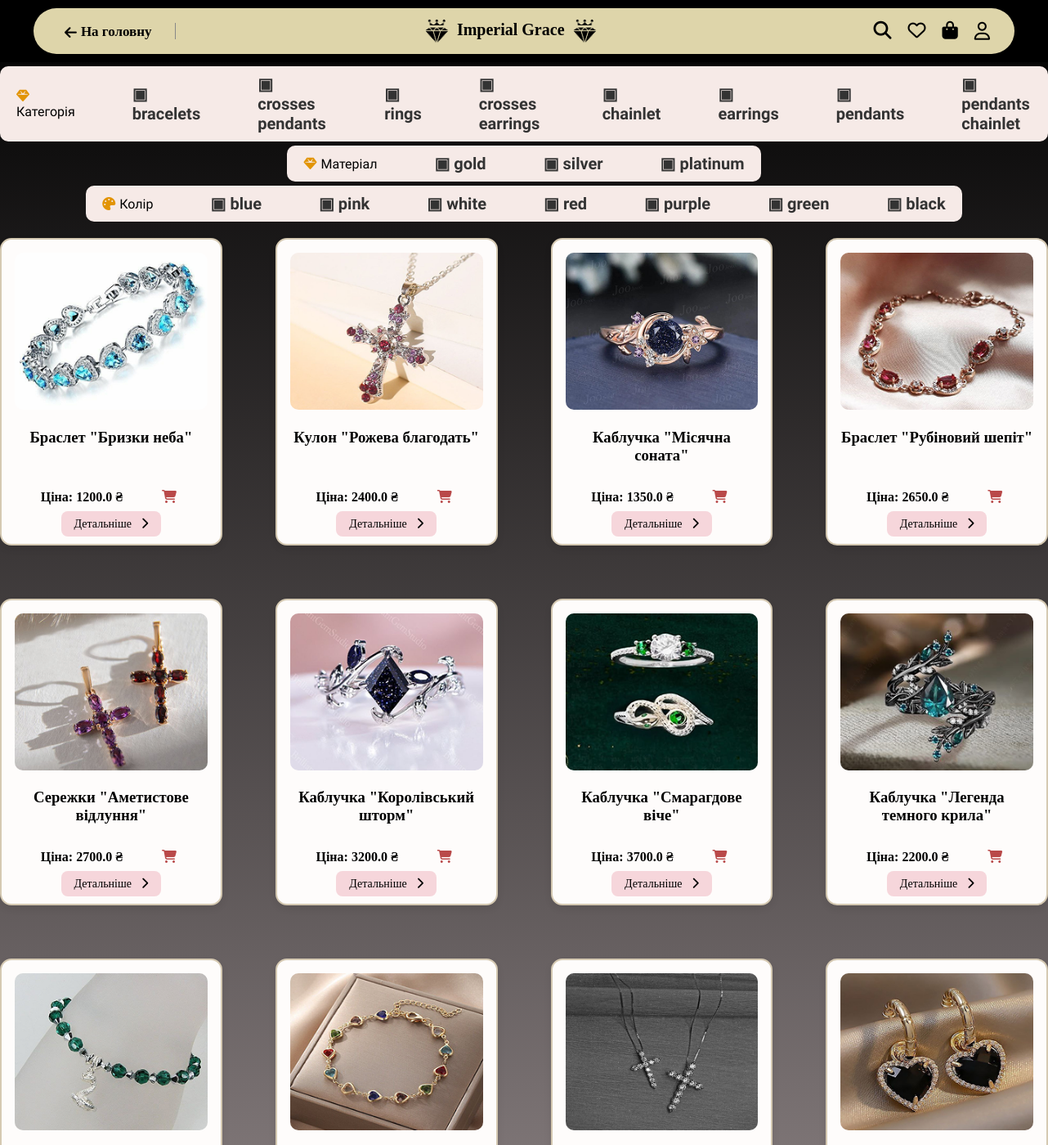
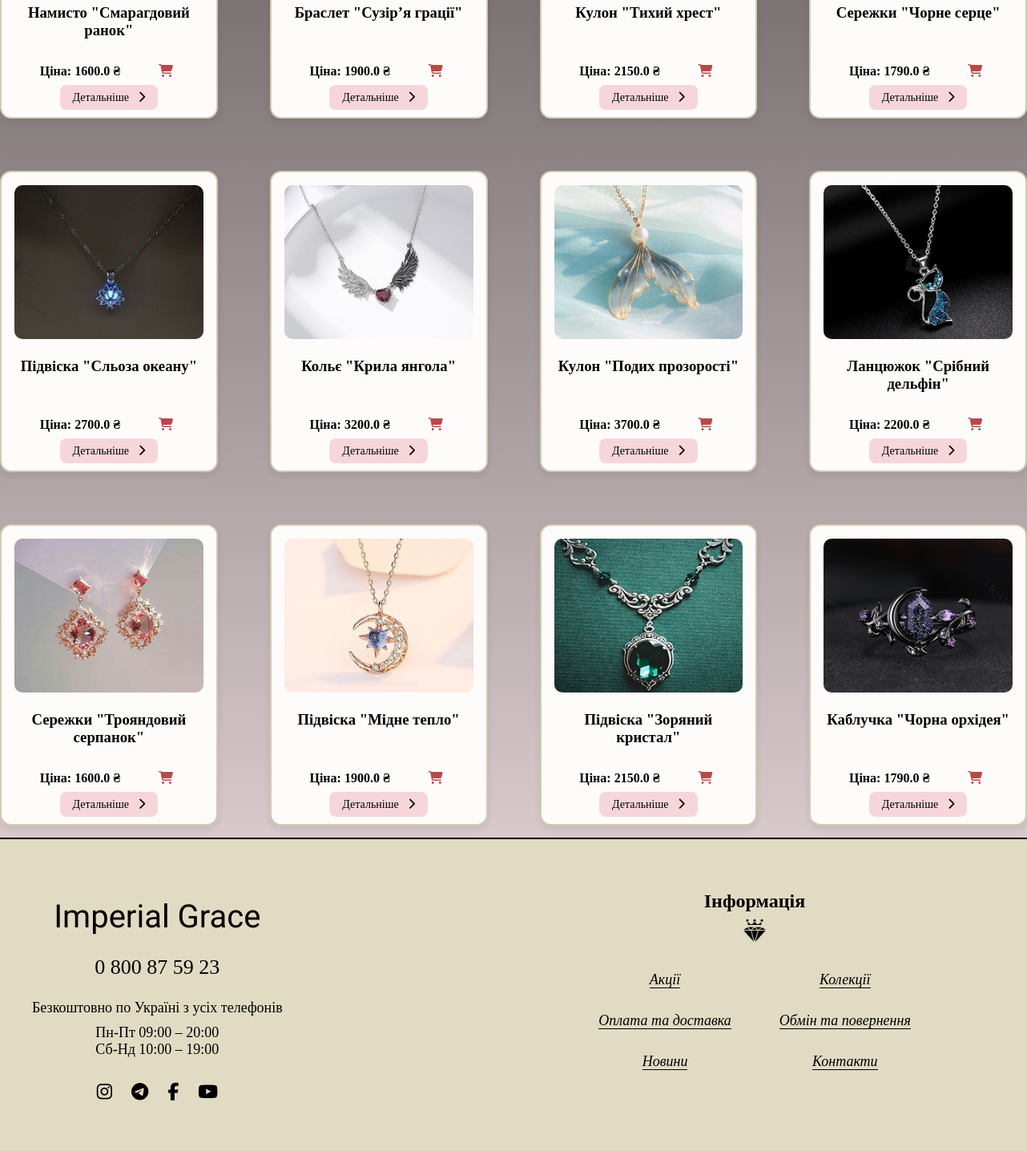
/catalog, run on the app's committed database (2 pictures, top to bottom).
### app/models.py (models this page shows)
class Product(SQLModel, table=True):
    id: int | None = Field(default=None, primary_key=True)
    name: str
    price: float
    material: str
    color: str
    description: str = ""
    image_url: str
    category: str
    available: bool = True
    created_at: datetime = Field(default_factory=datetime.now)

### app/routes.py (the view)
@router.get("/catalog", response_class=HTMLResponse)
async def show_catalog(
    request: Request,
    category: str = Query(default=None),
    material: str = Query(default=None),
    color: str = Query(default=None),
    db: Session = Depends(get_db),
    current_user=Depends(get_current_user)
):
    query = db.query(Product).filter(Product.available == True)
    if category:
        query = query.filter(Product.category == category)
    if material:
        query = query.filter(Product.material == material)
    if color:
        query = query.filter(Product.color == color)
    products = query.all()
    categories = get_distinct_values(db, Product.category)
    materials = get_distinct_values(db, Product.material)
    colors = get_distinct_values(db, Product.color)
    return templates.TemplateResponse(
        "catalog.html",
        {
            "request": request,
            "products": products,
            "user": current_user,
            "categories": categories,
            "materials": materials,
            "colors": colors,
            "selected_category": category,
            "selected_material": material,
            "selected_color": color
        }
    )

### app/templates/catalog.html (shortened to what this page needs)
<!DOCTYPE html>
<html lang="uk">
<head>
    <link rel="stylesheet" href="/static/styles/catalog.css">
    <link rel="stylesheet" href="https://cdnjs.cloudflare.com/ajax/libs/font-awesome/6.5.0/css/all.min.css" />
</head>
<body>
    <section class="top-menu-section">
        <div class="menu-wrapper">
            <div class="menu-bar">
                <div class="menu-left">
                    <a href="/index" class="back-btn">
                        <i class="fas fa-arrow-left"></i> На головну
                    </a>
                </div>
                <div class="menu-logo">
                    <span>
                        <img src="/static/images/diamond1.png" alt="Diamond" />
                    </span> Imperial Grace <span>
                        <img src="/static/images/diamond1.png" alt="Diamond" />
                    </span>
                </div>
                <div class="menu-right">
                    <div class="search-wrapper">
                            <span title="Пошук" class="icon search-trigger"><i class="fas fa-search"></i></span>
                        </div>
                        <span title="Уподобані" class="icon"><i class="far fa-heart"></i></span>
                        <div class="cart-wrapper">
                            <div class="cart-icon-wrapper">
                                <a title="Кошик" href="/cart" id="go-to-cart" class="icon"><i class="fas fa-bag-shopping"></i>
                                </a>
                            </div>
                        </div>
                        <div class="user-info" style="color: rgb(15, 15, 15); font-size: 1.5rem;">
                            {% if user %}
                            <a title="Замовлення" href="/my-orders" class="icon"><i class="fas fa-box-open"></i></a>
                            <a title="Вихід" href="/logout" class="icon"><i class="fas fa-sign-out-alt"></i></a>
                            {% else %}
                            <a title="Вхід" href="/registration" id="go-profile" class="icon"><i class="far fa-user"></i></a>
                            {% endif %}
                        </div>
                    </div>
                </div>
            </div>
    </section>
<div class="catalog-filter-section">
    <div class="catalog-filter">
        <label><i class="fas fa-gem filter-icon"></i>Категорія</label>
        {% for category in categories %}
        <span data-filter-type="category" data-value="{{ category }}" class="{% if selected_category == category %}active-filter{% endif %}">
            ▣ {{ category }}
        </span>
        {% endfor %}
    </div>
    <div class="catalog-filter">
        <label><i class="fas fa-gem filter-icon"></i>Матеріал</label>
        {% for material in materials %}
        <span data-filter-type="material" data-value="{{ material }}" class="{% if selected_material == material %}active-filter{% endif %}">
            ▣ {{ material }}
        </span>
        {% endfor %}
    </div>
    <div class="catalog-filter">
        <label><i class="fas fa-palette filter-icon"></i>Колір</label>
        {% for color in colors %}
        <span data-filter-type="color" data-value="{{ color }}" class="{% if selected_color == color %}active-filter{% endif %}">
            ▣ {{ color }}
        </span>
        {% endfor %}
    </div>
</div>
    <section class="catalog-grid">
    {% for product in products %}
    <div class="product-card"
         data-category="{{ product.category }}"
         data-material="{{ product.material }}"
         data-color="{{ product.color }}">
        <img src="{{ product.image_url }}" alt="{{ product.name }}">
        <h3>{{ product.name }}</h3>
        <p class="price">
            Ціна: <strong>{{ product.price }} ₴</strong>
            <button class="add-to-cart-btn"
                data-id="{{ product.id }}"
                data-name="{{ product.name }}"
                data-price="{{ product.price }}"
                data-image="{{ product.image_url }}"
                title="Додати до кошика">
                <i class="fas fa-shopping-cart cart-icon"></i>
            </button>
        </p>
        <a href="/details/{{ product.id }}" class="detail-btn">
            Детальніше <i class="fas fa-chevron-right arrow-icon"></i>
        </a>
    </div>
    {% endfor %}
    </section>
    <footer class="footer">
        <div class="footer-container">
            <div class="footer-left">
                <h2 class="footer-logo">Imperial Grace</h2>
                <p class="phone">0 800 87 59 23</p>
                <p class="schedule">Безкоштовно по Україні з усіх телефонів</p>
                <p>Пн-Пт 09:00 – 20:00<br>Сб-Нд 10:00 – 19:00</p>
                <div class="social-icons">
                    <a href="#"><i class="fab fa-instagram"></i></a>
                    <a href="#"><i class="fab fa-telegram"></i></a>
                    <a href="#"><i class="fab fa-facebook-f"></i></a>
                    <a href="#"><i class="fab fa-youtube"></i></a>
                </div>
            </div>
            <div class="footer-right">
                <h3>Інформація</h3>
                <img src="/static/images/diamond1.png" alt="Icon" class="footer-icon" />
                <div class="footer-links">
                    <ul>
                        <li><a href="#">Акції</a></li>
                        <li><a href="#">Оплата та доставка</a></li>
                        <li><a href="#">Новини</a></li>
                    </ul>
                    <ul>
                        <li><a href="#">Колекції</a></li>
                        <li><a href="#">Обмін та повернення</a></li>
                        <li><a href="#">Контакти</a></li>
                    </ul>
                </div>
            </div>
        </div>
    </footer>
</body>
</html>

### static/styles/catalog.css (style rules this page uses)
body { margin: 0; background: linear-gradient(to bottom, #000000, #fbeaec); font-family: 'Georgia', serif; }
h1, h2 { font-family: 'Redressed', cursive; }
.menu-wrapper { background-color: #000; padding: 10px 0; width: 100%; }
.menu-bar { background-color: #ded5aa; border-radius: 50px; padding: 12px 30px; display: flex; align-items: center; justify-content: space-between; width: 1200px; margin: 0 auto; box-sizing: border-box; }
.menu-left, .menu-right { display: flex; align-items: center; gap: 20px; }
.menu-left a { padding-top: 2px; }
.menu-right { display: flex; align-items: center; gap: 20px; }
.search-wrapper { position: relative; display: inline-block; }
.search-wrapper .icon { cursor: pointer; transition: transform 0.3s ease; }
.search-wrapper { position: relative; }
.cart-icon-wrapper { position: relative; }
.cart-wrapper { position: relative; display: inline-block; }
.icon { font-size: 22px; color: #000; cursor: pointer; transition: transform 0.3s ease, color 0.3s ease; }
.menu-left a { text-decoration: none; color: #000; font-weight: bold; display: flex; align-items: center; }
.menu-logo { position: absolute; left: 47%; transform: translateX(-40%); font-size: 20px; font-weight: bold; color: #000; white-space: nowrap; }
.menu-logo img { width: 40px; height: 30px; object-fit: contain; vertical-align: middle; }
.product-card h3 { min-height: 60px; margin-bottom: 10px; }
.back-btn { display: flex; align-items: center; font-weight: bold; text-decoration: none; color: #000; font-size: 17px; padding: 0 8px; height: 30px; transition: 0.2s ease; gap: 5px; }
.catalog-filter { background-color: #f6eae7; padding: 10px 20px; border-radius: 10px; display: flex; justify-content: center; gap: 70px; align-items: center; margin: 5px auto; width: fit-content; font-family: 'Redressed', cursive; }
.catalog-filter span { font-weight: bold; color: #333; font-size: 20px; cursor: pointer; transition: color 0.3s ease; }
.catalog-filter .filter-icon { color: rgb(226, 148, 4); margin-right: 5px; }
.catalog-grid { display: grid; grid-template-columns: repeat(auto-fill, minmax(220px, 1fr)); gap: 65px; max-width: 1300px; margin: 0 auto; padding: 15px 0; }
.product-card { background-color: #fefcfb; border: 2px solid #d5c9b2; padding: 16px; border-radius: 14px; text-align: center; box-shadow: 0 4px 10px rgba(0, 0, 0, 0.08); transition: transform 0.3s ease; }
.product-card img { max-width: 100%; height: auto; border-radius: 10px; }
.price { font-weight: bold; margin: 12px 0; }
.detail-btn { background-color: #f6d6db; border: none; padding: 8px 16px; border-radius: 8px; font-size: 14px; cursor: pointer; font-family: 'Georgia', serif; text-decoration: none; color: black; }
.cart-icon { margin-left: 30px; font-size: 16px; color: #b94949; }
.arrow-icon { margin-left: 8px; font-size: 14px; color: #000; }
.add-to-cart-btn { background: none; border: none; font-size: 18px; cursor: pointer; color: #000; margin-left: 8px; transition: transform 0.2s ease; }
.footer { background-color: #e1dbc4; padding: 40px 0; border-top: 2px solid #000; color: #000; font-family: 'Georgia', serif; }
.footer-container { display: flex; justify-content: space-between; align-items: flex-start; max-width: 1300px; margin: 0 auto; padding: 0 40px; }
.footer-left { text-align: center; font-family: 'Cormorant Garamond', serif; max-width: 100%; margin-bottom: 20px; }
.footer-logo { font-size: 40px; font-weight: 500; margin-bottom: 10px; }
.footer-left .phone { font-size: 26px; font-weight: 500; margin: 25px 0; }
.footer-left .schedule { font-size: 18px; font-weight: 400; margin-bottom: 10px; }
.footer-left p { margin: 5px 0; font-size: 18px; }
.social-icons { margin-top: 30px; }
.social-icons a { font-size: 22px; margin: 0 10px; color: #000; text-decoration: none; }
.footer-right { text-align: center; width: 600px; }
.footer-right h3 { font-size: 24px; font-weight: bold; margin-bottom: 5px; text-align: center; font-family: 'Georgia', serif; }
.footer-icon { display: block; margin: 8px auto 20px auto; width: 30px; height: auto; }
.footer-right h3::after { display: block; font-size: 20px; margin-top: 5px; }
.footer-links { display: flex; justify-content: center; gap: 60px; margin-top: 10px; }
.footer-links ul { list-style: none; padding: 0; text-align: center; }
.footer-links li { margin-bottom: 30px; font-style: italic; font-size: 18px; }
.footer-links a { color: #000; text-decoration: none; border-bottom: 1px solid #000; transition: all 0.3s ease; }

### data on the page
Product: image_url (picture), name "Браслет \"Бризки неба\"", price "1200.0"
Product: image_url (picture), name "Кулон \"Рожева благодать\"", price "2400.0"
Product: image_url (picture), name "Каблучка \"Місячна соната\"", price "1350.0"
Product: image_url (picture), name "Браслет \"Рубіновий шепіт\"", price "2650.0"
Product: image_url (picture), name "Сережки \"Аметистове відлуння\"", price "2700.0"
Product: image_url (picture), name "Каблучка \"Королівський шторм\"", price "3200.0"
Product: image_url (picture), name "Каблучка \"Смарагдове віче\"", price "3700.0"
Product: image_url (picture), name "Каблучка \"Легенда темного крила\"", price "2200.0"
Product: image_url (picture), name "Намисто \"Смарагдовий ранок\"", price "1600.0"
Product: image_url (picture), name "Браслет \"Сузір’я грації\"", price "1900.0"
Product: image_url (picture), name "Кулон \"Тихий хрест\"", price "2150.0"
Product: image_url (picture), name "Сережки \"Чорне серце\"", price "1790.0"
Product: image_url (picture), name "Підвіска \"Сльоза океану\"", price "2700.0"
Product: image_url (picture), name "Кольє \"Крила янгола\"", price "3200.0"
Product: image_url (picture), name "Кулон \"Подих прозорості\"", price "3700.0"
Product: image_url (picture), name "Ланцюжок \"Срібний дельфін\"", price "2200.0"
Product: image_url (picture), name "Сережки \"Трояндовий серпанок\"", price "1600.0"
Product: image_url (picture), name "Підвіска \"Мідне тепло\"", price "1900.0"
Product: image_url (picture), name "Підвіска \"Зоряний кристал\"", price "2150.0"
Product: image_url (picture), name "Каблучка \"Чорна орхідея\"", price "1790.0"

### other printed values
{{ category }} "bracelets" "crosses pendants" "rings" "crosses earrings" "chainlet" "earrings" "pendants" "pendants chainlet"
{{ material }} "gold" "silver" "platinum"
{{ color }} "blue" "pink" "white" "red" "purple" "green" "black"
